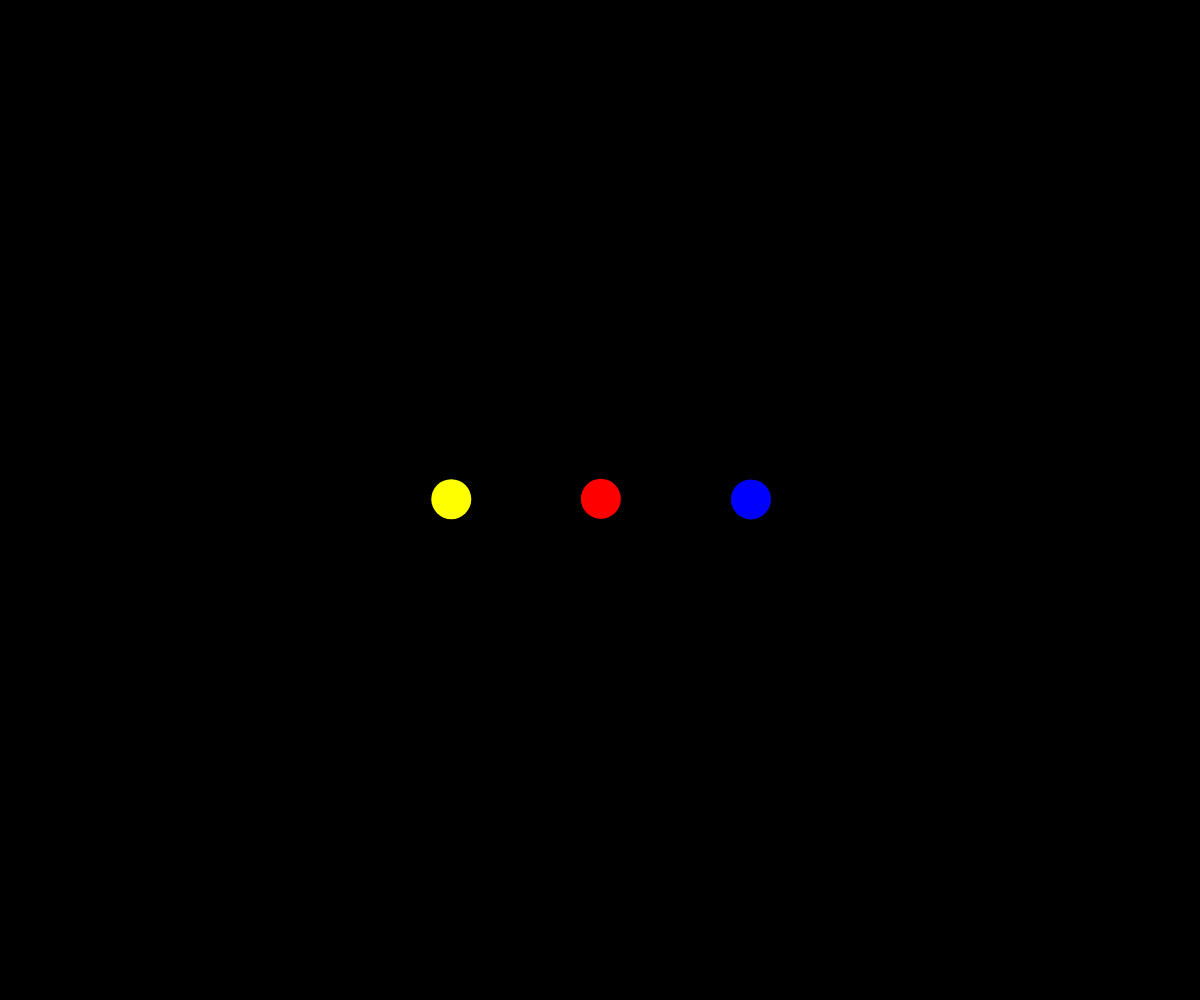
Frame 1 (no input)
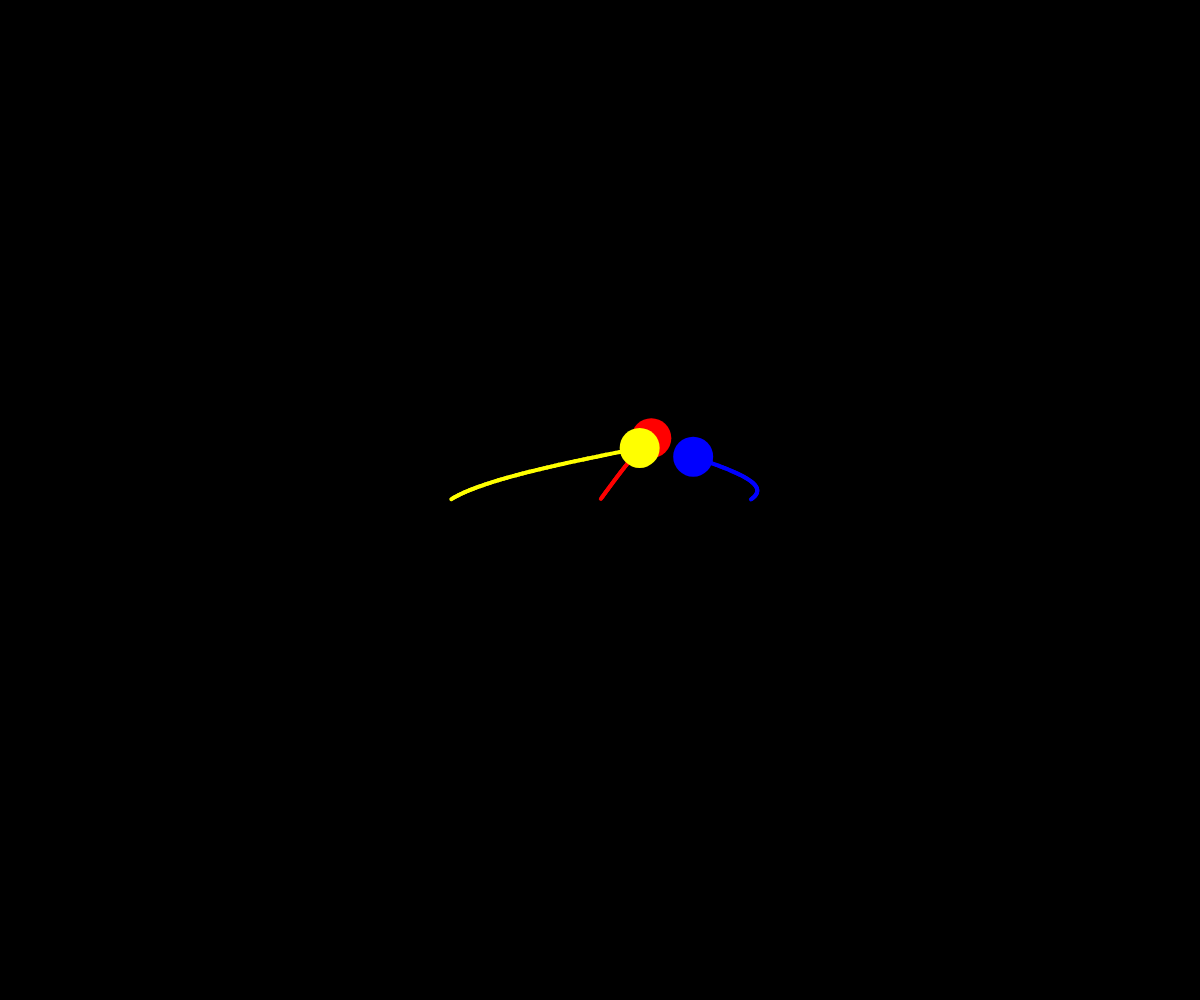
Frame 60 (no input)
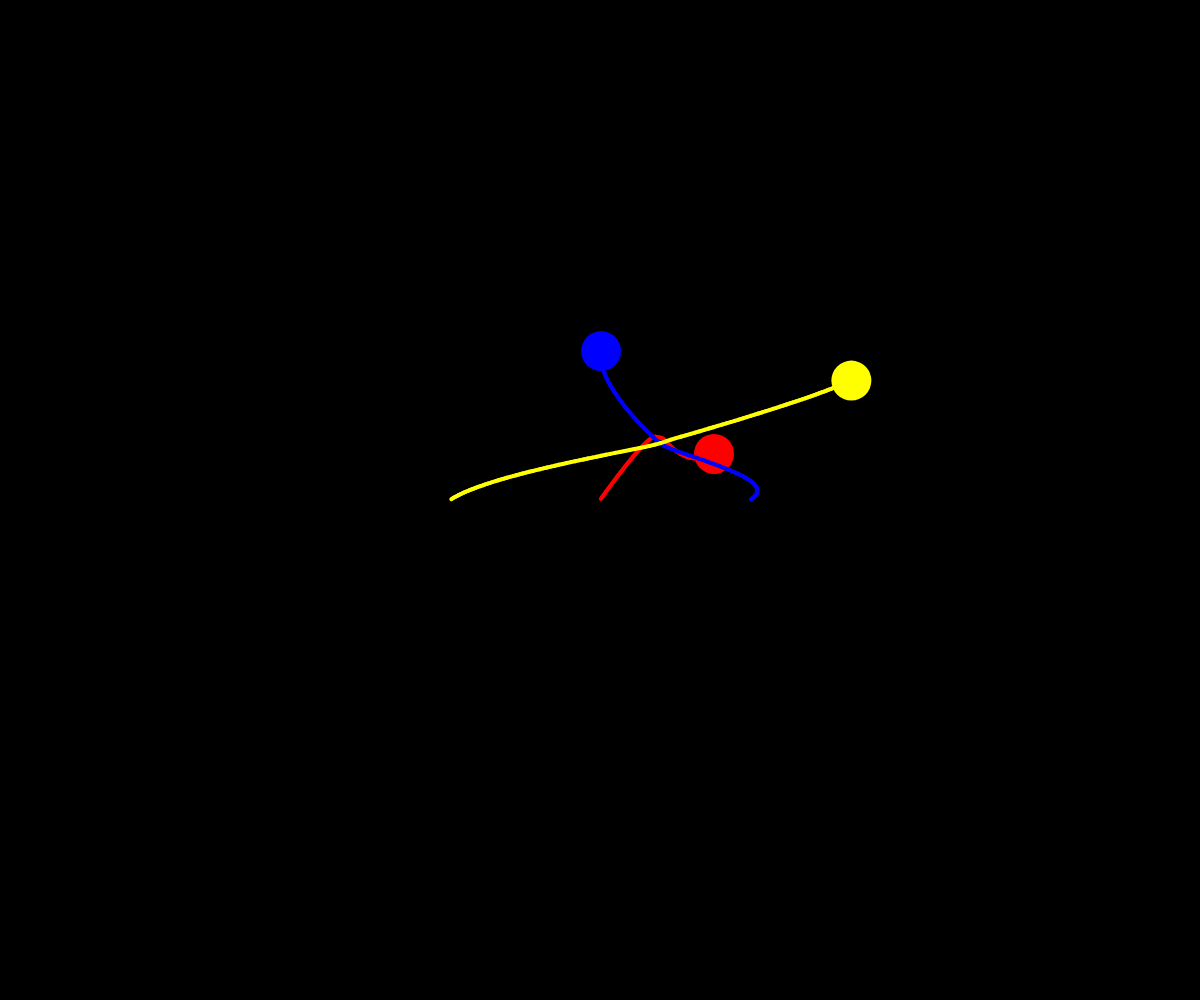
Frame 120 (the mouse pressed at the canvas centre since frame 60)

The p5.js sketch that drew these frames (run headless with seeded random() and noise() and a simulated clock; from frame 60 on, the mouse is pressed at the canvas centre):

// p5.js sketch
// ── sketch.js
let bodies = [];
let G = 0.8; // Gravitational constant

function setup() {
  createCanvas(windowWidth, windowHeight);
  
  // Create three bodies with random positions, velocities, and colors
  bodies.push(new Body(width / 2, height / 2, 20, color(255, 0, 0), createVector(random(-2, 2), random(-2, 2))));
  bodies.push(new Body(width / 2 + 150, height / 2, 20, color(0, 0, 255), createVector(random(-2, 2), random(-2, 2))));
  bodies.push(new Body(width / 2 - 150, height / 2, 20, color(255, 255, 0), createVector(random(-2, 2), random(-2, 2))));
}

function draw() {
  background(0);
  
  // Update and display each body
  for (let body of bodies) {
    body.update(bodies);
    body.display();
  }
}

class Body {
  constructor(x, y, mass, col, vel) {
    this.pos = createVector(x, y);
    this.vel = vel;
    this.mass = mass;
    this.col = col;
    this.history = []; // Array to store the previous positions
  }

  update(bodies) {
    for (let other of bodies) {
      if (other !== this) {
        let force = p5.Vector.sub(other.pos, this.pos);
        let distanceSq = constrain(force.magSq(), 25, 500); // Avoid extreme distances
        let strength = (G * this.mass * other.mass) / distanceSq;
        force.setMag(strength);
        this.vel.add(force.mult(1 / this.mass));
      }
    }
    this.pos.add(this.vel);
    
    // Store the current position in history
    this.history.push(this.pos.copy());
    // Limit the history length to avoid excessive memory usage
    if (this.history.length > 500) {
      this.history.shift();
    }
  }

  display() {
    fill(this.col);
    noStroke();
    ellipse(this.pos.x, this.pos.y, this.mass * 2);
    
    // Draw the tail
    stroke(this.col);
    strokeWeight(4);
    for (let i = 0; i < this.history.length - 1; i++) {
      line(this.history[i].x, this.history[i].y, this.history[i + 1].x, this.history[i + 1].y);
    }
  }
}
